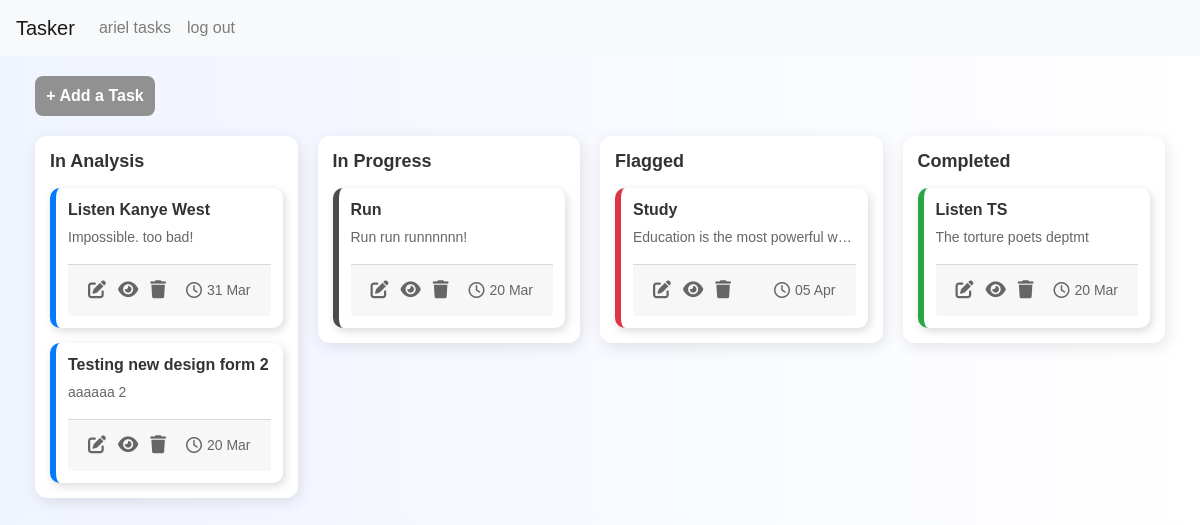
The app's page / (signed in), older data.
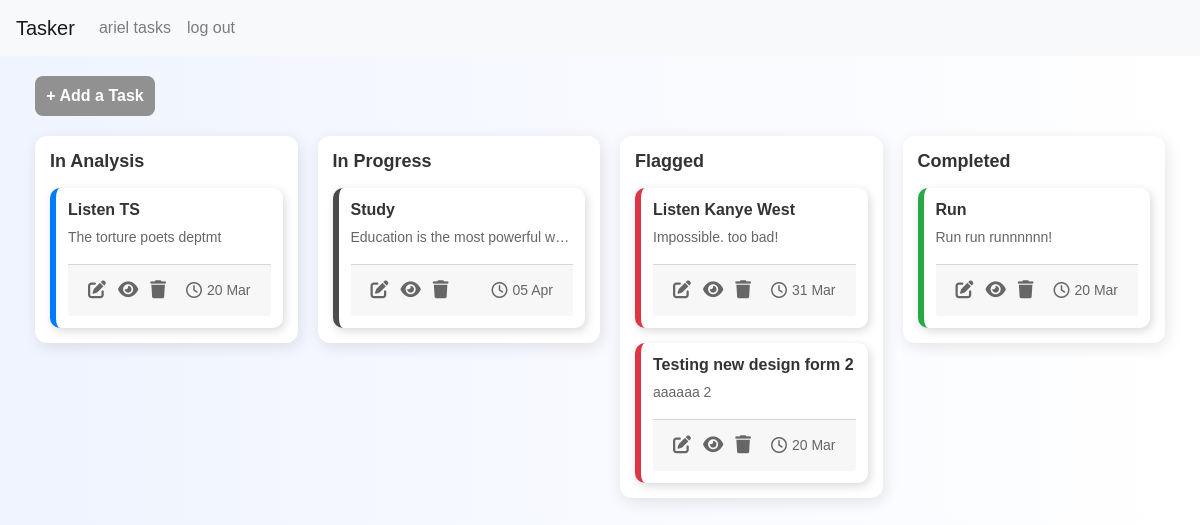
The same page, newer data.
### tasker/models.py (models this page shows, shortened)
class Task(models.Model):
    SIZE_CHOICES = [
        ('small', 'Small'),
        ('medium', 'Medium'),
        ('large', 'Large'),
        ('extraLarge', 'Extra Large'),
    ]
    PRIORITY_CHOICES = [
        ('light', 'Light'),
        ('medium', 'Medium'),
        ('urgent', 'Urgent'),
        ('severe', 'Severe'),
    ]
    STATUS_CHOICES = [
        ('in-analysis', 'In Analysis'),
        ('in-progress', 'In Progress'),
        ('flagged', 'Flagged'),
        ('completed', 'Completed'),
    ]
    user = models.ForeignKey(User, on_delete=models.CASCADE, related_name="tasks")
    name = models.CharField(max_length=255)
    description = models.TextField(blank=True)
    date_created = models.DateTimeField(auto_now_add=True)
    date_to_complete = models.DateField()
    size = models.CharField(max_length=10, choices=SIZE_CHOICES)
    priority = models.CharField(max_length=10, choices=PRIORITY_CHOICES)
    status = models.CharField(max_length=15, choices=STATUS_CHOICES, default='in-analysis')

### tasker/views.py (the view)
# urls.py: path("", views.index, name="index"),
def index(request):
    return task_list(request)

### tasker/views.py (called while the page is built)
@login_required
def task_list(request):
    tasks = Task.objects.filter(user=request.user)
    task_status = {
        "in_analysis": tasks.filter(status="in-analysis"),
        "in_progress": tasks.filter(status="in-progress"),
        "flagged": tasks.filter(status="flagged"),
        "completed": tasks.filter(status="completed"),
    }
    return render(request, "tasker/task_list.html", {"task_status": task_status})

### tasker/templates/tasker/task_list.html (shortened to what the changed rows need)
{% extends "tasker/layout.html" %}
{% block body %}
<head>
    <link rel="stylesheet" href="https://cdnjs.cloudflare.com/ajax/libs/font-awesome/6.4.2/css/all.min.css">
</head>
<div class="container" style="max-width: 100%;">
    <div class="kanban-board">
        <div class="kanban-column" id="in-analysis" ondrop="drop(event)" ondragover="allowDrop(event)">
            <div class="kanban-cards">
                {% for task in task_status.in_analysis %}
                    <div class="kanban-card in-analysis" draggable="true" ondragstart="drag(event)" id="task-{{ task.id }}">
                        <h5>{{ task.name }}</h5>
                        <p title="{{ task.description }}">{{ task.description|truncatechars:50 }}</p>
                        <div class="card-footer">
                            <div class="icon-container">
                                <a href="{% url 'edit_task' task.id %}" title="Edit Task">
                                    <i class="fa-solid fa-pen-to-square"></i>
                                </a>
                                <a href="{% url 'edit_task' task.id %}" title="View Task">
                                    <i class="fa-solid fa-eye"></i>
                                </a>
                                <a href="#" title="Delete Task" onclick="deleteTask('{{ task.id }}')">
                                    <i class="fa-solid fa-trash"></i>
                                </a>
                            </div>
                            <div class="due-date">
                                <i class="fa-regular fa-clock"></i> {{ task.date_to_complete|date:"d M" }}
                            </div>
                        </div>
                    </div>
                {% empty %}
                    <p class="no-task">No tasks</p>
                {% endfor %}
            </div>
        </div>
        <div class="kanban-column" id="in-progress" ondrop="drop(event)" ondragover="allowDrop(event)">
            <div class="kanban-cards">
                {% for task in task_status.in_progress %}
                    <div class="kanban-card in-progress" draggable="true" ondragstart="drag(event)" id="task-{{ task.id }}">
                        <h5>{{ task.name }}</h5>
                        <p title="{{ task.description }}">{{ task.description|truncatechars:50 }}</p>
                        <div class="card-footer">
                            <div class="icon-container">
                                <a href="{% url 'edit_task' task.id %}" title="Edit Task">
                                    <i class="fa-solid fa-pen-to-square"></i>
                                </a>
                                <a href="{% url 'edit_task' task.id %}" title="View Task">
                                    <i class="fa-solid fa-eye"></i>
                                </a>
                                <a href="#" title="Delete Task" onclick="deleteTask('{{ task.id }}')">
                                    <i class="fa-solid fa-trash"></i>
                                </a>
                            </div>
                            <div class="due-date">
                                <i class="fa-regular fa-clock"></i> {{ task.date_to_complete|date:"d M" }}
                            </div>
                        </div>
                    </div>
                {% empty %}
                    <p class="no-task">No tasks</p>
                {% endfor %}
            </div>
        </div>
        <div class="kanban-column" id="flagged" ondrop="drop(event)" ondragover="allowDrop(event)">
            <div class="kanban-cards">
                {% for task in task_status.flagged %}
                    <div class="kanban-card flagged" draggable="true" ondragstart="drag(event)" id="task-{{ task.id }}">
                        <h5>{{ task.name }}</h5>
                        <p title="{{ task.description }}">{{ task.description|truncatechars:50 }}</p>
                        <div class="card-footer">
                            <div class="icon-container">
                                <a href="{% url 'edit_task' task.id %}" title="Edit Task">
                                    <i class="fa-solid fa-pen-to-square"></i>
                                </a>
                                <a href="{% url 'edit_task' task.id %}" title="View Task">
                                    <i class="fa-solid fa-eye"></i>
                                </a>
                                <a href="#" title="Delete Task" onclick="deleteTask('{{ task.id }}')">
                                    <i class="fa-solid fa-trash"></i>
                                </a>
                            </div>
                            <div class="due-date">
                                <i class="fa-regular fa-clock"></i> {{ task.date_to_complete|date:"d M" }}
                            </div>
                        </div>
                    </div>
                {% empty %}
                    <p class="no-task">No tasks</p>
                {% endfor %}
            </div>
        </div>
        <div class="kanban-column" id="completed" ondrop="drop(event)" ondragover="allowDrop(event)">
            <div class="kanban-cards">
                {% for task in task_status.completed %}
                    <div class="kanban-card completed" draggable="true" ondragstart="drag(event)" id="task-{{ task.id }}">
                        <h5>{{ task.name }}</h5>
                        <p title="{{ task.description }}">{{ task.description|truncatechars:50 }}</p>
                        <div class="card-footer">
                            <div class="icon-container">
                                <a href="{% url 'edit_task' task.id %}" title="Edit Task">
                                    <i class="fa-solid fa-pen-to-square"></i>
                                </a>
                                <a href="{% url 'edit_task' task.id %}" title="View Task">
                                    <i class="fa-solid fa-eye"></i>
                                </a>
                                <a href="#" title="Delete Task" onclick="deleteTask('{{ task.id }}')">
                                    <i class="fa-solid fa-trash"></i>
                                </a>
                            </div>
                            <div class="due-date">
                                <i class="fa-regular fa-clock"></i> {{ task.date_to_complete|date:"d M" }}
                            </div>
                        </div>
                    </div>
                {% empty %}
                    <p class="no-task">No tasks</p>
                {% endfor %}
            </div>
        </div>
    </div>
</div>
{% endblock %}

Row changes from the older to the newer data that the page shows:
changed Task "Listen TS": moves from the list under "Completed" to the list under "In Analysis"
changed Task "Study": moves from the list under "Flagged" to the list under "In Progress"
changed Task "Listen Kanye West": moves from the list under "In Analysis" to the list under "Flagged"
changed Task "Testing new design form 2": moves from the list under "In Analysis" to the list under "Flagged"
changed Task "Run": moves from the list under "In Progress" to the list under "Completed"
